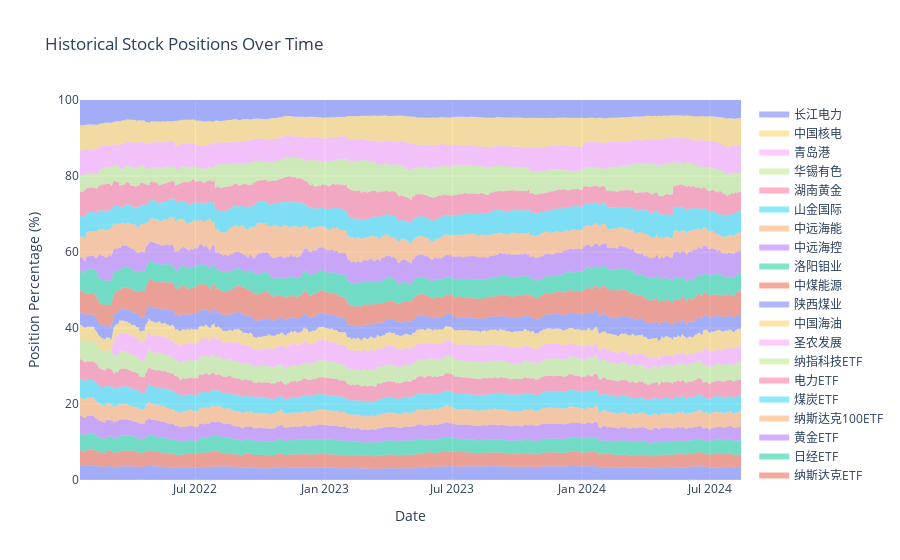

This figure's notebook cell:
### Code cell
plot_historical_positions(dates, positions1, stock_names, stock_prices)

### Figure 1 — Plotly figure (JSON) as saved in the notebook; plotly's stock layout.template omitted (floating-point values rounded to 4 significant figures; data arrays with more than 128 entries replaced by an {"elided": "..."} marker saying what was removed)
{"data": [{"fill": "tozeroy", "hoverinfo": "text", "hovertemplate": "%{text}<extra></extra>", "mode": "none", "name": "标普500ETF", "text": {"elided": "624 str values"}, "type": "scatter", "x": {"elided": "624 str values"}, "y": {"elided": "624 float values"}}, {"fill": "tonexty", "hoverinfo": "text", "hovertemplate": "%{text}<extra></extra>", "mode": "none", "name": "纳斯达克ETF", "text": {"elided": "624 str values"}, "type": "scatter", "x": {"elided": "624 str values"}, "y": {"elided": "624 float values"}}, {"fill": "tonexty", "hoverinfo": "text", "hovertemplate": "%{text}<extra></extra>", "mode": "none", "name": "日经ETF", "text": {"elided": "624 str values"}, "type": "scatter", "x": {"elided": "624 str values"}, "y": {"elided": "624 float values"}}, {"fill": "tonexty", "hoverinfo": "text", "hovertemplate": "%{text}<extra></extra>", "mode": "none", "name": "黄金ETF", "text": {"elided": "624 str values"}, "type": "scatter", "x": {"elided": "624 str values"}, "y": {"elided": "624 float values"}}, {"fill": "tonexty", "hoverinfo": "text", "hovertemplate": "%{text}<extra></extra>", "mode": "none", "name": "纳斯达克100ETF", "text": {"elided": "624 str values"}, "type": "scatter", "x": {"elided": "624 str values"}, "y": {"elided": "624 float values"}}, {"fill": "tonexty", "hoverinfo": "text", "hovertemplate": "%{text}<extra></extra>", "mode": "none", "name": "煤炭ETF", "text": {"elided": "624 str values"}, "type": "scatter", "x": {"elided": "624 str values"}, "y": {"elided": "624 float values"}}, {"fill": "tonexty", "hoverinfo": "text", "hovertemplate": "%{text}<extra></extra>", "mode": "none", "name": "电力ETF", "text": {"elided": "624 str values"}, "type": "scatter", "x": {"elided": "624 str values"}, "y": {"elided": "624 float values"}}, {"fill": "tonexty", "hoverinfo": "text", "hovertemplate": "%{text}<extra></extra>", "mode": "none", "name": "纳指科技ETF", "text": {"elided": "624 str values"}, "type": "scatter", "x": {"elided": "624 str values"}, "y": {"elided": "624 float values"}}, {"fill": "tonexty", "hoverinfo": "text", "hovertemplate": "%{text}<extra></extra>", "mode": "none", "name": "圣农发展", "text": {"elided": "624 str values"}, "type": "scatter", "x": {"elided": "624 str values"}, "y": {"elided": "624 float values"}}, {"fill": "tonexty", "hoverinfo": "text", "hovertemplate": "%{text}<extra></extra>", "mode": "none", "name": "中国海油", "text": {"elided": "624 str values"}, "type": "scatter", "x": {"elided": "624 str values"}, "y": {"elided": "624 float values"}}, {"fill": "tonexty", "hoverinfo": "text", "hovertemplate": "%{text}<extra></extra>", "mode": "none", "name": "陕西煤业", "text": {"elided": "624 str values"}, "type": "scatter", "x": {"elided": "624 str values"}, "y": {"elided": "624 float values"}}, {"fill": "tonexty", "hoverinfo": "text", "hovertemplate": "%{text}<extra></extra>", "mode": "none", "name": "中煤能源", "text": {"elided": "624 str values"}, "type": "scatter", "x": {"elided": "624 str values"}, "y": {"elided": "624 float values"}}, {"fill": "tonexty", "hoverinfo": "text", "hovertemplate": "%{text}<extra></extra>", "mode": "none", "name": "洛阳钼业", "text": {"elided": "624 str values"}, "type": "scatter", "x": {"elided": "624 str values"}, "y": {"elided": "624 float values"}}, {"fill": "tonexty", "hoverinfo": "text", "hovertemplate": "%{text}<extra></extra>", "mode": "none", "name": "中远海控", "text": {"elided": "624 str values"}, "type": "scatter", "x": {"elided": "624 str values"}, "y": {"elided": "624 float values"}}, {"fill": "tonexty", "hoverinfo": "text", "hovertemplate": "%{text}<extra></extra>", "mode": "none", "name": "中远海能", "text": {"elided": "624 str values"}, "type": "scatter", "x": {"elided": "624 str values"}, "y": {"elided": "624 float values"}}, {"fill": "tonexty", "hoverinfo": "text", "hovertemplate": "%{text}<extra></extra>", "mode": "none", "name": "山金国际", "text": {"elided": "624 str values"}, "type": "scatter", "x": {"elided": "624 str values"}, "y": {"elided": "624 float values"}}, {"fill": "tonexty", "hoverinfo": "text", "hovertemplate": "%{text}<extra></extra>", "mode": "none", "name": "湖南黄金", "text": {"elided": "624 str values"}, "type": "scatter", "x": {"elided": "624 str values"}, "y": {"elided": "624 float values"}}, {"fill": "tonexty", "hoverinfo": "text", "hovertemplate": "%{text}<extra></extra>", "mode": "none", "name": "华锡有色", "text": {"elided": "624 str values"}, "type": "scatter", "x": {"elided": "624 str values"}, "y": {"elided": "624 float values"}}, {"fill": "tonexty", "hoverinfo": "text", "hovertemplate": "%{text}<extra></extra>", "mode": "none", "name": "青岛港", "text": {"elided": "624 str values"}, "type": "scatter", "x": {"elided": "624 str values"}, "y": {"elided": "624 float values"}}, {"fill": "tonexty", "hoverinfo": "text", "hovertemplate": "%{text}<extra></extra>", "mode": "none", "name": "中国核电", "text": {"elided": "624 str values"}, "type": "scatter", "x": {"elided": "624 str values"}, "y": {"elided": "624 float values"}}, {"fill": "tonexty", "hoverinfo": "text", "hovertemplate": "%{text}<extra></extra>", "mode": "none", "name": "长江电力", "text": {"elided": "624 str values"}, "type": "scatter", "x": {"elided": "624 str values"}, "y": {"elided": "624 float values"}}], "layout": {"hovermode": "x unified", "showlegend": true, "title": {"text": "Historical Stock Positions Over Time"}, "xaxis": {"title": {"text": "Date"}}, "yaxis": {"range": [0, 100], "title": {"text": "Position Percentage (%)"}}}}
